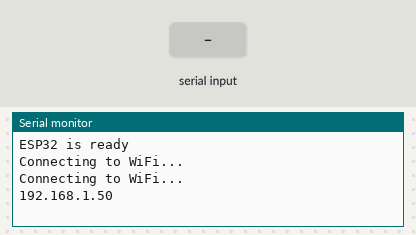
A sketch run on a simulated ESP32. Shown: the last lines printed to the serial monitor. Inputs (shaded band) come from the test bench. WiFi joins after 1.5 s; servers stay silent unless stated.

Above: at 3.2 s.
3.3 s: "1\n" received over Serial
At 4.5 s:
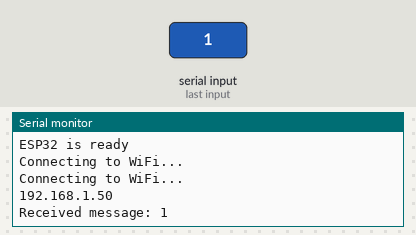
4.8 s: "0\n" received over Serial
At 5.7 s:
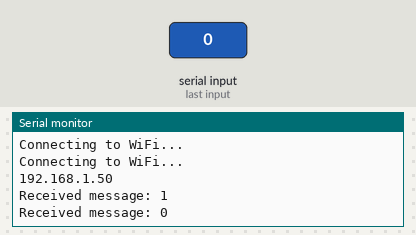

Measured:
- after the input at 3.3 s, the serial monitor: prints a new line at once (image 1)
- after the input at 4.8 s, the serial monitor: prints a new line at once (image 2)

The sketch:

receiving_code.ino
```cpp
#include <WiFi.h>
#include <ESPAsyncWebServer.h>
#include <deque>

#define MAX_MESSAGES 5

const char* ssid = "srujan";
const char* password = "11111111";

AsyncWebServer server(80);
std::deque<String> messages;

void setup() {
  Serial.begin(9600);
  Serial.println("ESP32 is ready");

  WiFi.begin(ssid, password);
  while (WiFi.status() != WL_CONNECTED) {
    delay(1000);
    Serial.println("Connecting to WiFi...");
  }

  Serial.println(WiFi.localIP());

  const char* html = R"rawliteral(
  <!DOCTYPE HTML><html>
  <head><title>LoRa Receiver</title></head>
  <body>
    <h1>Received Messages</h1>
    <div id="messages"></div>
    <script>
      function fetchMessages() {
        fetch('/messages')
          .then(response => response.text())
          .then(data => {
            document.getElementById('messages').innerHTML = data.replace(/\n/g, '<br>');
          });
      }
      setInterval(fetchMessages, 1000); // Fetch messages every second
    </script>
  </body>
  </html>)rawliteral";

  server.on("/", HTTP_GET, [html](AsyncWebServerRequest *request){
    request->send(200, "text/html", html);
  });

  server.on("/messages", HTTP_GET, [](AsyncWebServerRequest *request){
    String messageList;
    for (const String& message : messages) {
      messageList += "Received message: " + message + "\n";
    }
    request->send(200, "text/plain", messageList);
  });

  server.begin();
}

void loop() {
  if (Serial.available()) {
    String receivedMessage = Serial.readStringUntil('\n');
    receivedMessage.trim();

    if (receivedMessage.length() > 0) {
      Serial.print("Received message: ");
      Serial.println(receivedMessage);

      if (messages.size() >= MAX_MESSAGES) {
        messages.pop_front();
      }
      messages.push_back(receivedMessage);
    }
  }
}
```
